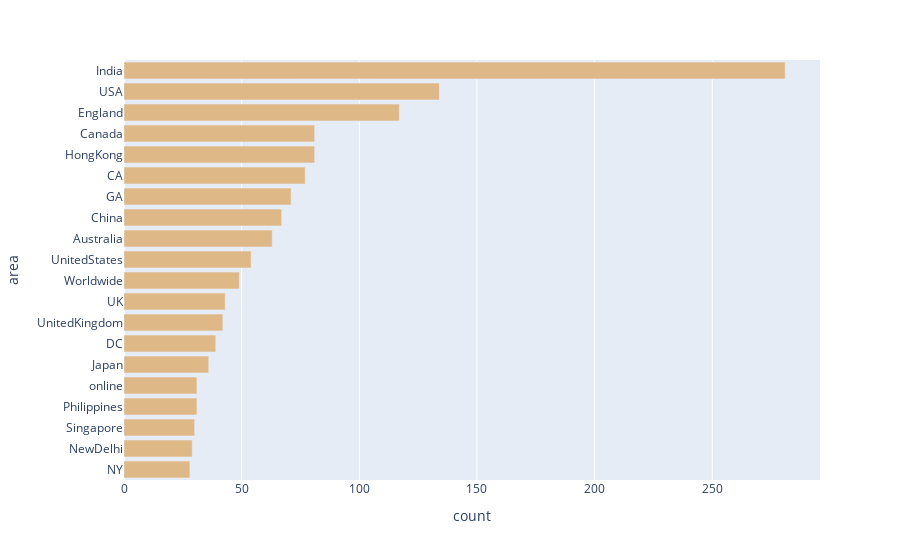

This figure's notebook cell:
### Code cell
fig = px.bar(
    user_loc, 
    x='count',
    y='area',
    orientation='h'
)
fig.update_traces(marker_color='rgb(222,184,135)')
fig.show()

### Figure 1 — Plotly figure (JSON) as saved in the notebook; plotly's stock layout.template omitted (floating-point values rounded to 4 significant figures)
{"data": [{"alignmentgroup": "True", "hoverlabel": {"namelength": 0}, "hovertemplate": "count=%{x}<br>area=%{y}", "legendgroup": "", "marker": {"color": "rgb(222,184,135)"}, "name": "", "offsetgroup": "", "orientation": "h", "showlegend": false, "textposition": "auto", "type": "bar", "x": [28, 29, 30, 31, 31, 36, 39, 42, 43, 49, 54, 63, 67, 71, 77, 81, 81, 117, 134, 281], "xaxis": "x", "y": ["NY", "NewDelhi", "Singapore", "Philippines", "online", "Japan", "DC", "UnitedKingdom", "UK", "Worldwide", "UnitedStates", "Australia", "China", "GA", "CA", "HongKong", "Canada", "England", "USA", "India"], "yaxis": "y"}], "layout": {"barmode": "relative", "legend": {"tracegroupgap": 0}, "margin": {"t": 60}, "xaxis": {"anchor": "y", "domain": [0, 1], "title": {"text": "count"}}, "yaxis": {"anchor": "x", "domain": [0, 1], "title": {"text": "area"}}}}
